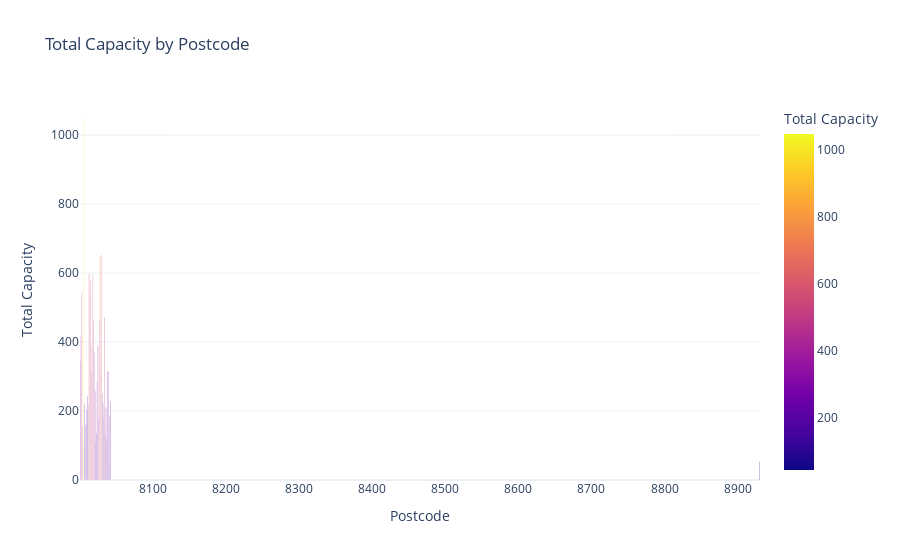

Notebook code for this chart:
### Code cell
# Agrupar por 'postcode' y sumar las capacidades para cada código postal
postcode_capacity = stations_master.groupby('post_code')['capacity'].sum().reset_index()
postcode_capacity.sort_values('capacity', inplace=True)

fig = px.bar(
    postcode_capacity,
    x='post_code',
    y='capacity',
    title='Total Capacity by Postcode',
    labels={'postcode': 'Postcode', 'capacity': 'Total Capacity'},
    color='capacity',  # Colorear las barras basadas en la capacidad total
    template='plotly_white'  # Estilo del gráfico
)

fig.update_layout(xaxis_title='Postcode', yaxis_title='Total Capacity')
fig.show()

### Figure 1 — Plotly figure (JSON) as saved in the notebook; plotly's stock layout.template omitted (floating-point values rounded to 4 significant figures)
{"data": [{"alignmentgroup": "True", "hovertemplate": "post_code=%{x}<br>Total Capacity=%{marker.color}<extra></extra>", "legendgroup": "", "marker": {"color": [43, 54, 101, 110, 117, 131, 135, 153, 159, 161, 181, 181, 185, 204, 210, 218, 221, 223, 228, 243, 250, 258, 284, 310, 314, 315, 319, 344, 369, 389, 389, 418, 462, 464, 471, 529, 543, 578, 597, 599, 649, 654, 1047], "coloraxis": "coloraxis", "pattern": {"shape": ""}}, "name": "", "offsetgroup": "", "orientation": "v", "showlegend": false, "textposition": "auto", "type": "bar", "x": [8040, 8930, 8006, 8022, 8037, 8035, 8023, 8004, 8008, 8009, 8026, 8033, 8041, 8010, 8036, 8012, 8007, 8032, 8042, 8011, 8031, 8021, 8024, 8016, 8038, 8039, 8029, 8001, 8020, 8025, 8017, 8002, 8019, 8027, 8034, 8014, 8003, 8015, 8018, 8013, 8028, 8030, 8005], "xaxis": "x", "y": [43, 54, 101, 110, 117, 131, 135, 153, 159, 161, 181, 181, 185, 204, 210, 218, 221, 223, 228, 243, 250, 258, 284, 310, 314, 315, 319, 344, 369, 389, 389, 418, 462, 464, 471, 529, 543, 578, 597, 599, 649, 654, 1047], "yaxis": "y"}], "layout": {"barmode": "relative", "coloraxis": {"colorbar": {"title": {"text": "Total Capacity"}}, "colorscale": [[0, "#0d0887"], [0.1111, "#46039f"], [0.2222, "#7201a8"], [0.3333, "#9c179e"], [0.4444, "#bd3786"], [0.5556, "#d8576b"], [0.6667, "#ed7953"], [0.7778, "#fb9f3a"], [0.8889, "#fdca26"], [1, "#f0f921"]]}, "legend": {"tracegroupgap": 0}, "title": {"text": "Total Capacity by Postcode"}, "xaxis": {"anchor": "y", "domain": [0, 1], "title": {"text": "Postcode"}}, "yaxis": {"anchor": "x", "domain": [0, 1], "title": {"text": "Total Capacity"}}}}
